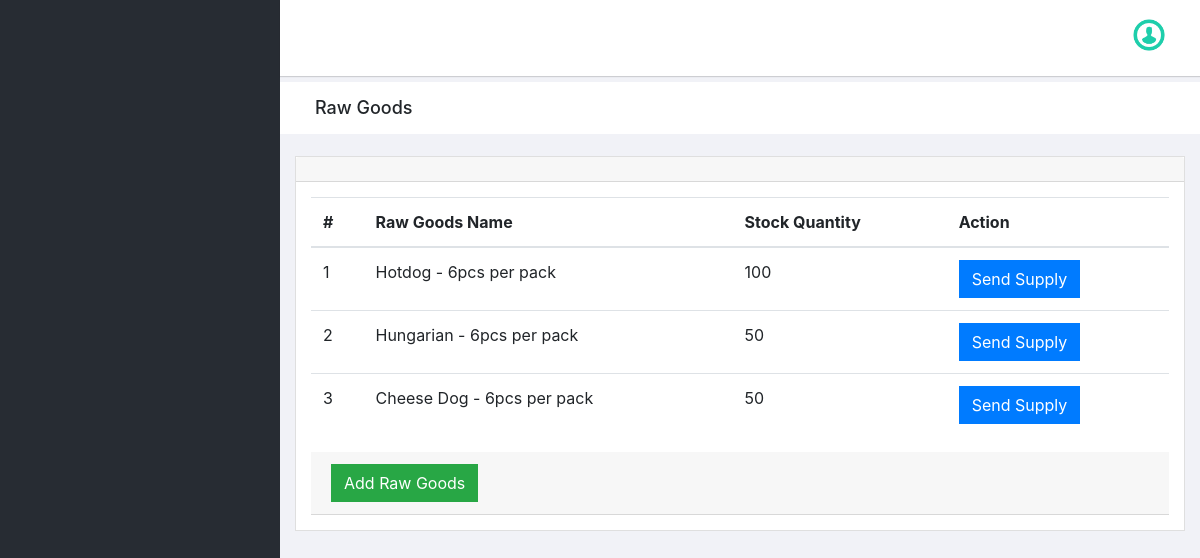
Screenshot of /supplier/raw_goods.php with the database file from the repository.
### tables this page shows
CREATE TABLE `raw_goods` (
  `rawgoods_id` int(11) NOT NULL,
  `rawgoods_name` char(150) NOT NULL,
  `stock_qty` int(11) NOT NULL,
  `supplier_id` int(11) NOT NULL
);

### supplier/raw_goods.php (the view, shortened to what this page needs)
<!doctype html>
<html class="no-js" lang="en">
<head>
    <link rel="stylesheet" href="../vendors/bootstrap/dist/css/bootstrap.min.css">
    <link rel="stylesheet" href="../vendors/font-awesome/css/font-awesome.min.css">
    <link rel="stylesheet" href="../vendors/themify-icons/css/themify-icons.css">
    <link rel="stylesheet" href="../vendors/flag-icon-css/css/flag-icon.min.css">
    <link rel="stylesheet" href="../vendors/selectFX/css/cs-skin-elastic.css">
    <link rel="stylesheet" href="../vendors/jqvmap/dist/jqvmap.min.css">
    <link rel="stylesheet" href="../assets/css/style.css">
</head>
<body>
    <?php include_once('includes/sidebar.php');?>
    <div id="right-panel" class="right-panel">
        <?php include_once('includes/header.php');?>
        <div class="breadcrumbs">
            <div class="col-sm-4">
                <div class="page-header float-left">
                    <div class="page-title">
                        <h1>Raw Goods</h1>
                    </div>
                </div>
            </div>
        </div>
  <div class="content mt-3">
            <div class="animated fadeIn">
                <div class="row">
                    <div class="col-lg-12">
                        <div class="card">
                            <div class="card-header">
                            </div>
                            <div class="card-body">
                                <table class="table" id="manageInventory" width="100%">
                                    <thead>
                                        <tr>
                                          <th>#</th>
                                          <th>Raw Goods Name</th>
                                          <th>Stock Quantity</th>
                                          <th>Action</th>
                                       </tr>
                                        </thead>
                 <?php
                    $conn = connect();
                    $result=mysqli_query($conn,"SELECT * FROM raw_goods");
                    $cnt=1;
                    while ($row=mysqli_fetch_array($result)) {
                    ?>
                <tr>
                      <td><?php echo $cnt;?></td>
                      <td><?php  echo $row['rawgoods_name'];?> - 6pcs per pack</td>
                      <td><?php  echo $row['stock_qty'];?></td>
                      <td>
                        <a class="btn btn-primary" href="send_supply.php?send=<?php echo $row['rawgoods_id'];?>">Send Supply</a>
                      </td>
                </tr>
            <?php
$cnt=$cnt+1;
}?>
                                </table>
                                 <div class="card-header">
                                  <strong class="card-title"><a href="add_rawgoods.php" class="btn btn-success"  style="color:white">Add Raw Goods</a></strong>
                            </div>
                            </div>
                        </div>
                    </div>
                </div>
            </div>
        </div>
    </div>
</body>
</html>

### rows the page displays
raw_goods: rawgoods_name "Hotdog", stock_qty "100"
raw_goods: rawgoods_name "Hungarian", stock_qty "50"
raw_goods: rawgoods_name "Cheese Dog", stock_qty "50"
